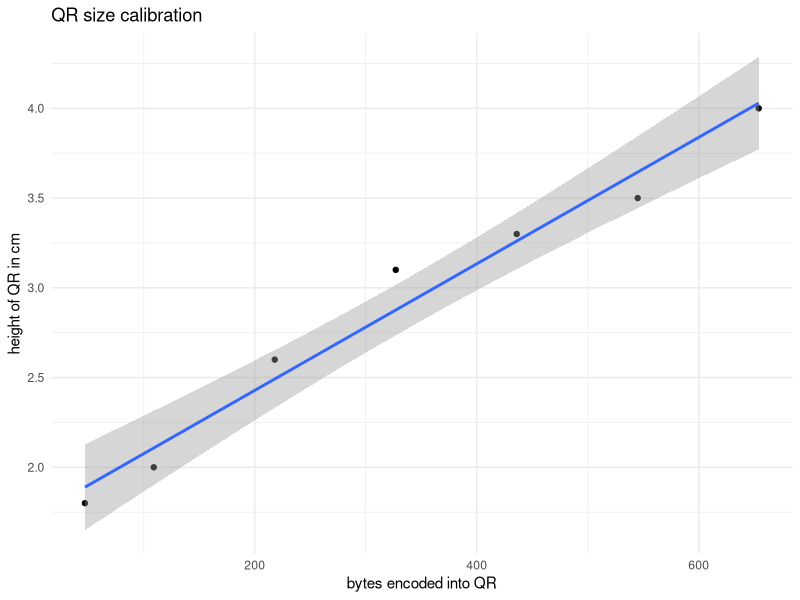

Reproduce this figure in R. (Note: this script raises an error after producing the figure.)
## ---- chunk 1
knitr::opts_chunk$set(
  collapse = TRUE,
  comment = "#>"
)

library(dplyr)
library(ggplot2)
## ---- chunk 2
df <- tribble(~ bytes, ~ cm,
                47   ,   1.8,
                109  ,   2.0,
                218  ,   2.6,
                327  ,   3.1,
                436  ,   3.3,
                545  ,   3.5,
                654  ,   4.0)
## ---- chunk 3
gg <- ggplot(df, aes(x = bytes, y = cm)) +
  geom_point() +
  geom_smooth(method = 'lm') +
  labs(x = 'bytes encoded into QR',
       y = 'height of QR in cm',
       title = 'QR size calibration') +
  theme_minimal()
  
ggtrack(gg,
        caption = 'calibration based on QR code scanned from computer monitor',
        qr_content = 'https://mrjoh3.github.io/ggtrack/articles/qr_calibrate.html',
        logo = '../man/figures/ggtrack-logo.svg')
## ---- chunk 4

qr_mod <- lm(cm ~ bytes, data = df)

summary(qr_mod)
